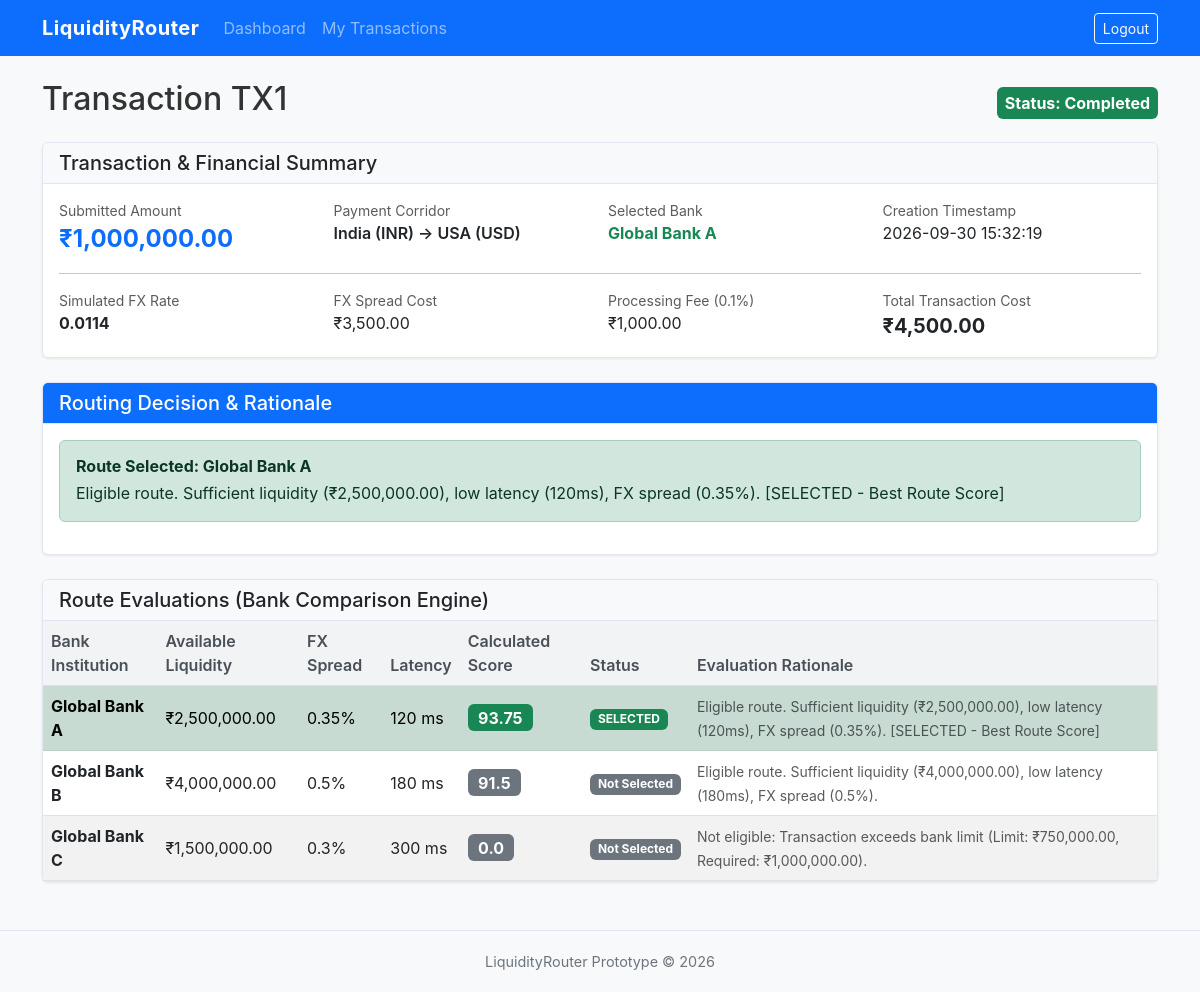
Page /transaction_details/1 (signed in) on the committed database.
### tables this page shows
CREATE TABLE transactions (
            transaction_id INTEGER PRIMARY KEY AUTOINCREMENT,
            user_id INTEGER NOT NULL,
            amount REAL NOT NULL,
            source_country TEXT NOT NULL,
            destination_country TEXT NOT NULL,
            source_currency TEXT NOT NULL,
            destination_currency TEXT NOT NULL,
            selected_bank_id INTEGER,
            fx_rate REAL,
            fx_cost REAL,
            processing_fee REAL,
            total_cost REAL,
            status TEXT NOT NULL DEFAULT 'Pending',
            created_at TEXT NOT NULL,
            FOREIGN KEY (user_id) REFERENCES users(user_id),
            FOREIGN KEY (selected_bank_id) REFERENCES banks(bank_id)
        );

CREATE TABLE banks (
            bank_id INTEGER PRIMARY KEY AUTOINCREMENT,
            user_id INTEGER NOT NULL,
            bank_name TEXT NOT NULL,
            country TEXT NOT NULL,
            currency TEXT NOT NULL,
            liquidity REAL NOT NULL DEFAULT 0,
            fx_spread REAL NOT NULL DEFAULT 0,
            latency INTEGER NOT NULL DEFAULT 0,
            transaction_limit REAL NOT NULL DEFAULT 0,
            status TEXT NOT NULL DEFAULT 'Active',
            FOREIGN KEY (user_id) REFERENCES users(user_id)
        );

CREATE TABLE transaction_routes (
            route_id INTEGER PRIMARY KEY AUTOINCREMENT,
            transaction_id INTEGER NOT NULL,
            bank_id INTEGER NOT NULL,
            liquidity REAL,
            fx_spread REAL,
            latency INTEGER,
            score REAL,
            selected INTEGER DEFAULT 0,
            reason TEXT,
            FOREIGN KEY (transaction_id) REFERENCES transactions(transaction_id),
            FOREIGN KEY (bank_id) REFERENCES banks(bank_id)
        );

### app.py (the view)
@app.route("/transaction_details/<int:transaction_id>")
def transaction_details(transaction_id):
    if "user_id" not in session:
        flash("Please log in to view transaction details.", "error")
        return redirect(url_for("login"))
    transaction = database.get_transaction_by_id(transaction_id)
    if not transaction:
        flash("Transaction not found.", "error")
        return redirect(url_for("index"))
    user_role = session.get("role")
    user_id = session.get("user_id")
    if user_role == "treasury" and transaction["user_id"] != user_id:
        flash("Unauthorized access to transaction details.", "error")
        return redirect(url_for("treasury_dashboard"))
    if user_role == "bank":
        bank = database.get_bank_by_user_id(user_id)
        if not bank or transaction["selected_bank_id"] != bank["bank_id"]:
            flash("Unauthorized access to transaction details.", "error")
            return redirect(url_for("bank_dashboard"))
    routes = database.get_transaction_routes(transaction_id)
    selected_route = next((r for r in routes if r["selected"] == 1), None)
    return render_template(
        "transaction_details.html",
        transaction=transaction,
        routes=routes,
        selected_route=selected_route
    )

### database.py (called while the page is built)
def create_connection():
    os.makedirs(DB_DIR, exist_ok=True)
    conn = sqlite3.connect(DB_PATH)
    conn.row_factory = sqlite3.Row
    conn.execute("PRAGMA foreign_keys = ON;")
    return conn

def get_transaction_by_id(transaction_id):
    conn = create_connection()
    cursor = conn.cursor()
    cursor.execute('''
        SELECT t.*, u.name as treasury_name, u.email as treasury_email, b.bank_name
        FROM transactions t
        JOIN users u ON t.user_id = u.user_id
        LEFT JOIN banks b ON t.selected_bank_id = b.bank_id
        WHERE t.transaction_id = ?
    ''', (transaction_id,))
    tx = cursor.fetchone()
    conn.close()
    return tx

def get_transaction_routes(transaction_id):
    conn = create_connection()
    cursor = conn.cursor()
    cursor.execute('''
        SELECT tr.*, b.bank_name, b.country, b.currency
        FROM transaction_routes tr
        JOIN banks b ON tr.bank_id = b.bank_id
        WHERE tr.transaction_id = ?
        ORDER BY tr.score DESC
    ''', (transaction_id,))
    routes = cursor.fetchall()
    conn.close()
    return routes

### templates/transaction_details.html (shortened to what this page needs)
<!DOCTYPE html>
<html lang="en">
<head>
    <link href="https://cdn.jsdelivr.net/npm/bootstrap@5.3.0/dist/css/bootstrap.min.css" rel="stylesheet">
    <link rel="stylesheet" href="{{ url_for('static', filename='style.css') }}">
</head>
<body>
    <nav class="navbar navbar-expand-lg navbar-dark bg-primary mb-4">
        <div class="container">
            <a class="navbar-brand" href="javascript:history.back()">LiquidityRouter</a>
            <div class="collapse navbar-collapse" id="navbarNav">
                <ul class="navbar-nav me-auto">
                    {% if session["role"] == "treasury" %}
                    <li class="nav-item"><a class="nav-link" href="{{ url_for('treasury_dashboard') }}">Dashboard</a>
                    </li>
                    <li class="nav-item"><a class="nav-link" href="{{ url_for('my_transactions') }}">My Transactions</a>
                    </li>
                    {% elif session["role"] == "bank" %}
                    <li class="nav-item"><a class="nav-link" href="{{ url_for('bank_dashboard') }}">Dashboard</a></li>
                    <li class="nav-item"><a class="nav-link" href="{{ url_for('bank_transactions') }}">Bank
                            Transactions</a></li>
                    {% elif session["role"] == "admin" %}
                    <li class="nav-item"><a class="nav-link" href="{{ url_for('admin_dashboard') }}">Dashboard</a></li>
                    <li class="nav-item"><a class="nav-link" href="{{ url_for('transactions') }}">All Transactions</a>
                    </li>
                    <li class="nav-item"><a class="nav-link" href="{{ url_for('audit_logs') }}">Audit Logs</a></li>
                    {% endif %}
                </ul>
                <a href="{{ url_for('logout') }}" class="btn btn-outline-light btn-sm">Logout</a>
            </div>
        </div>
    </nav>
    <div class="container">
        <div class="d-flex justify-content-between align-items-center mb-3">
            <h2>Transaction TX{{ transaction.transaction_id }}</h2>
            <div>
                <span class="badge badge-status-{{ transaction.status|lower }} fs-6 p-2">
                    Status: {{ transaction.status }}
                </span>
            </div>
        </div>
        <div class="card mb-4">
            <div class="card-header bg-light">
                <h5 class="mb-0">Transaction &amp; Financial Summary</h5>
            </div>
            <div class="card-body">
                <div class="row g-3">
                    <div class="col-md-3">
                        <div class="text-muted small">Submitted Amount</div>
                        <div class="fs-4 fw-bold text-primary">₹{{ "{:,.2f}".format(transaction.amount) }}</div>
                    </div>
                    <div class="col-md-3">
                        <div class="text-muted small">Payment Corridor</div>
                        <div class="fw-semibold">{{ transaction.source_country }} ({{ transaction.source_currency }})
                            &rarr; {{ transaction.destination_country }} ({{ transaction.destination_currency }})</div>
                    </div>
                    <div class="col-md-3">
                        <div class="text-muted small">Selected Bank</div>
                        <div class="fw-bold text-success">{{ transaction.bank_name if transaction.bank_name else 'None
                            (Blocked/No Eligible Bank)' }}</div>
                    </div>
                    <div class="col-md-3">
                        <div class="text-muted small">Creation Timestamp</div>
                        <div>{{ transaction.created_at }}</div>
                    </div>
                </div>
                <hr class="my-3">
                <div class="row g-3">
                    <div class="col-md-3">
                        <div class="text-muted small">Simulated FX Rate</div>
                        <div><strong>{{ transaction.fx_rate if transaction.fx_rate else 'N/A' }}</strong></div>
                    </div>
                    <div class="col-md-3">
                        <div class="text-muted small">FX Spread Cost</div>
                        <div>{% if transaction.fx_cost %}₹{{ "{:,.2f}".format(transaction.fx_cost) }}{% else %}N/A{%
                            endif %}</div>
                    </div>
                    <div class="col-md-3">
                        <div class="text-muted small">Processing Fee (0.1%)</div>
                        <div>{% if transaction.processing_fee %}₹{{ "{:,.2f}".format(transaction.processing_fee) }}{%
                            else %}N/A{% endif %}</div>
                    </div>
                    <div class="col-md-3">
                        <div class="text-muted small">Total Transaction Cost</div>
                        <div class="fs-5 fw-bold text-dark">{% if transaction.total_cost %}₹{{
                            "{:,.2f}".format(transaction.total_cost) }}{% else %}N/A{% endif %}</div>
                    </div>
                </div>
            </div>
        </div>
        <div class="card mb-4">
            <div class="card-header bg-primary text-white">
                <h5 class="mb-0">Routing Decision &amp; Rationale</h5>
            </div>
            <div class="card-body">
                {% if selected_route %}
                <div class="alert alert-success mb-3">
                    <h6 class="fw-bold mb-1">Route Selected: {{ transaction.bank_name }}</h6>
                    <p class="mb-0">{{ selected_route.reason }}</p>
                </div>
                {% elif transaction.status == 'Blocked' %}
                <div class="alert alert-danger mb-3">
                    <h6 class="fw-bold mb-1">Transaction Blocked by Compliance Engine</h6>
                    <p class="mb-0">This transaction violated one or more system compliance rules prior to routing.</p>
                </div>
                {% else %}
                <div class="alert alert-warning mb-3">
                    <h6 class="fw-bold mb-1">No Eligible Bank Selected</h6>
                    <p class="mb-0">None of the registered banks met the liquidity, limit, or operational criteria for
                        this payment.</p>
                </div>
                {% endif %}
            </div>
        </div>
        <div class="card">
            <div class="card-header bg-light">
                <h5 class="mb-0">Route Evaluations (Bank Comparison Engine)</h5>
            </div>
            <div class="card-body p-0">
                <div class="table-responsive">
                    <table class="table table-striped table-hover mb-0 align-middle">
                        <thead>
                            <tr>
                                <th>Bank Institution</th>
                                <th>Available Liquidity</th>
                                <th>FX Spread</th>
                                <th>Latency</th>
                                <th>Calculated Score</th>
                                <th>Status</th>
                                <th>Evaluation Rationale</th>
                            </tr>
                        </thead>
                        <tbody>
                            {% if routes %}
                            {% for r in routes %}
                            <tr class="{% if r.selected == 1 %}table-success{% endif %}">
                                <td><strong>{{ r.bank_name }}</strong></td>
                                <td>₹{{ "{:,.2f}".format(r.liquidity) }}</td>
                                <td>{{ r.fx_spread }}%</td>
                                <td>{{ r.latency }} ms</td>
                                <td>
                                    <span
                                        class="badge {% if r.selected == 1 %}bg-success{% else %}bg-secondary{% endif %} fs-6">
                                        {{ r.score }}
                                    </span>
                                </td>
                                <td>
                                    {% if r.selected == 1 %}
                                    <span class="badge bg-success">SELECTED</span>
                                    {% else %}
                                    <span class="badge bg-secondary">Not Selected</span>
                                    {% endif %}
                                </td>
                                <td><small class="text-muted">{{ r.reason }}</small></td>
                            </tr>
                            {% endfor %}
                            {% else %}
                            <tr>
                                <td colspan="7" class="text-center text-muted py-3">No bank evaluation logs stored for
                                    this transaction.</td>
                            </tr>
                            {% endif %}
                        </tbody>
                    </table>
                </div>
            </div>
        </div>
    </div>
    <footer class="footer text-center mt-5">
        <div class="container">
            <span>LiquidityRouter Prototype &copy; 2026</span>
        </div>
    </footer>
</body>
</html>

### static/style.css (style rules this page uses)
body { background-color: #f8f9fa; font-family: -apple-system, BlinkMacSystemFont, "Segoe UI", Roboto, "Helvetica Neue", Arial, sans-serif; color: #333333; }
.navbar-brand { font-weight: 700; letter-spacing: 0.5px; }
.card { border-radius: 6px; box-shadow: 0 1px 3px rgba(0,0,0,0.08); margin-bottom: 20px; border: 1px solid #de5d67; border-color: #e3e6f0; }
.card-header { background-color: #ffffff; border-bottom: 1px solid #e3e6f0; font-weight: 600; }
.table th { background-color: #f1f3f5; font-weight: 600; color: #495057; }
.badge-status-completed { background-color: #198754; color: #ffffff; }
.footer { margin-top: 40px; padding: 20px 0; border-top: 1px solid #e3e6f0; color: #6c757d; font-size: 0.9rem; }

### rows in the picture
transactions: amount "1,000,000.00", fx_cost "3,500.00", processing_fee "1,000.00", total_cost "4,500.00"
transaction_routes: reason "Eligible route. Sufficient liquidity (₹2,500,000.00), low latency (120ms), FX spread (0.35%). [SELECTED - Best Route Score]", bank_name "Global Bank A", liquidity "2,500,000.00", fx_spread "0.35", latency "120", score "93.75", selected "SELECTED"
transaction_routes: bank_name "Global Bank B", liquidity "4,000,000.00", fx_spread "0.5", latency "180", score "91.5", selected "Not Selected", reason "Eligible route. Sufficient liquidity (₹4,000,000.00), low latency (180ms), FX spread (0.5%)."
transaction_routes: bank_name "Global Bank C", liquidity "1,500,000.00", fx_spread "0.3", latency "300", score "0.0", selected "Not Selected", reason "Not eligible: Transaction exceeds bank limit (Limit: ₹750,000.00, Required: ₹1,000,000.00)."
